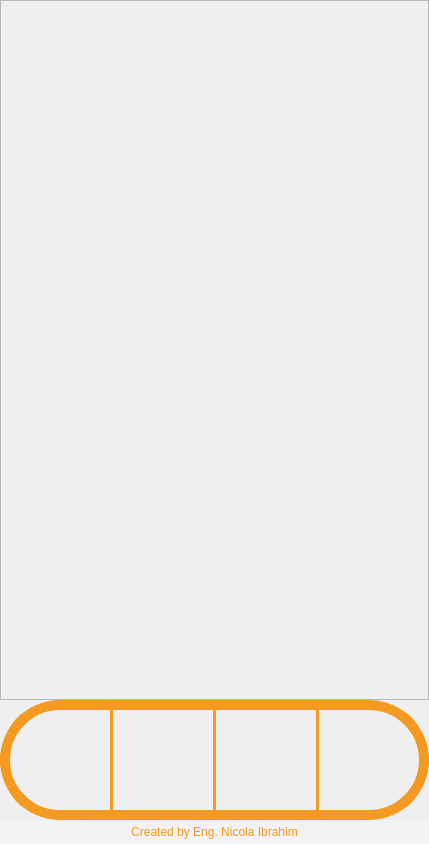
            <widget class="QWidget" name="Main_tab">
             <property name="styleSheet">
              <string notr="true"/>
             </property>
             <attribute name="title">
              <string>Main page</string>
             </attribute>
             <layout class="QGridLayout" name="gridLayout_2">
              <property name="leftMargin">
               <number>0</number>
              </property>
              <property name="topMargin">
               <number>0</number>
              </property>
              <property name="rightMargin">
               <number>0</number>
              </property>
              <property name="bottomMargin">
               <number>0</number>
              </property>
              <property name="spacing">
               <number>0</number>
              </property>
              <item row="1" column="1">
               <widget class="QFrame" name="frame_9">
                <property name="minimumSize">
                 <size>
                  <width>400</width>
                  <height>700</height>
                 </size>
                </property>
                <property name="styleSheet">
                 <string notr="true">#frame_9{
image: url(:/icons/icons/background-removebg-preview (2).png) ;
}</string>
                </property>
                <property name="frameShape">
                 <enum>QFrame::StyledPanel</enum>
                </property>
                <property name="frameShadow">
                 <enum>QFrame::Raised</enum>
                </property>
                <layout class="QGridLayout" name="gridLayout_5">
                 <property name="leftMargin">
                  <number>0</number>
                 </property>
                 <property name="topMargin">
                  <number>0</number>
                 </property>
                 <property name="rightMargin">
                  <number>0</number>
                 </property>
                 <property name="bottomMargin">
                  <number>0</number>
                 </property>
                 <property name="spacing">
                  <number>0</number>
                 </property>
                </layout>
               </widget>
              </item>
              <item row="3" column="1">
               <widget class="QLabel" name="label_17">
                <property name="styleSheet">
                 <string notr="true">QLabel{
	color:rgb(244, 154, 32);
	
	font: 100 italic 13pt &quot;Segoe UI&quot;;
	padding:5px;
	background-color: rgba(255, 255, 255, 40);
}</string>
                </property>
                <property name="text">
                 <string>Created by Eng. Nicola Ibrahim</string>
                </property>
                <property name="alignment">
                 <set>Qt::AlignCenter</set>
                </property>
               </widget>
              </item>
              <item row="2" column="1">
               <widget class="QFrame" name="frame">
                <property name="minimumSize">
                 <size>
                  <width>0</width>
                  <height>100</height>
                 </size>
                </property>
                <property name="maximumSize">
                 <size>
                  <width>600</width>
                  <height>300</height>
                 </size>
                </property>
                <property name="styleSheet">
                 <string notr="true">QFrame{
	border-style: solid;
	border-width: 10px;
	border-radius: 60px;
	
	border-color: rgb(244, 154, 32);
	
	
	background-color: rgba(243, 243, 243,0);

}</string>
                </property>
                <property name="frameShape">
                 <enum>QFrame::StyledPanel</enum>
                </property>
                <property name="frameShadow">
                 <enum>QFrame::Raised</enum>
                </property>
                <layout class="QHBoxLayout" name="horizontalLayout_8">
                 <property name="spacing">
                  <number>0</number>
                 </property>
                 <property name="leftMargin">
                  <number>0</number>
                 </property>
                 <property name="topMargin">
                  <number>0</number>
                 </property>
                 <property name="rightMargin">
                  <number>0</number>
                 </property>
                 <property name="bottomMargin">
                  <number>0</number>
                 </property>
                 <item>
                  <widget class="QPushButton" name="daily_btn">
                   <property name="minimumSize">
                    <size>
                     <width>100</width>
                     <height>100</height>
                    </size>
                   </property>
                   <property name="maximumSize">
                    <size>
                     <width>200</width>
                     <height>16777215</height>
                    </size>
                   </property>
                   <property name="toolTip">
                    <string>Daily</string>
                   </property>
                   <property name="styleSheet">
                    <string notr="true">QPushButton{
	border-style: solid;
	border-right-color:  rgb(172, 159, 184);
	border-width: 0px 0px 0px 0px;
	border-radius: 0px;
	
	padding:10px;
	
	background-color: rgba(243, 243, 243,0);
	
	image:url(:/icons/icons/calendar1.svg);
}


QPushButton:hover{
		border-style: solid;
	border-right-color:  rgb(172, 159, 184);
	border-width: 0px 0px 0px 0px;
	border-radius: 0px;
	
	padding:10px;
	
	background-color:  rgba(230, 230, 230,0);

	image:url(:/icons/icons/calendar2.svg);
}
QPushButton:pressed{
		border-style: solid;
	border-right-color:  rgb(172, 159, 184);
	border-width: 0px 0px 0px 0px;
	border-radius: 0px;
	
	padding:15px;
	

	background-color:  rgba(230, 230, 230,0);

	image:url(:/icons/icons/calendar2.svg);
}
</string>
                   </property>
                   <property name="text">
                    <string/>
                   </property>
                  </widget>
                 </item>
                 <item>
                  <widget class="Line" name="line">
                   <property name="styleSheet">
                    <string notr="true"/>
                   </property>
                   <property name="orientation">
                    <enum>Qt::Vertical</enum>
                   </property>
                  </widget>
                 </item>
                 <item>
                  <widget class="QPushButton" name="archive_btn">
                   <property name="minimumSize">
                    <size>
                     <width>100</width>
                     <height>100</height>
                    </size>
                   </property>
                   <property name="maximumSize">
                    <size>
                     <width>200</width>
                     <height>16777215</height>
                    </size>
                   </property>
                   <property name="toolTip">
                    <string>Archive</string>
                   </property>
                   <property name="styleSheet">
                    <string notr="true">QPushButton{
	border-style: solid;
	border-right-color:  rgb(172, 159, 184);
	border-width: 0px 0px 0px 0px;
	border-radius: 0px;
	
	padding:10px;
	
	background-color:  rgba(230, 230, 230,0);
	
	image:url(:/icons/icons/inbox1.svg);
}


QPushButton:hover{
		border-style: solid;
	border-right-color:  rgb(172, 159, 184);
	border-width: 0px 0px 0px 0px;
	border-radius: 0px;
	
	padding:10px;
	
	background-color:  rgba(230, 230, 230,0);

	image: url(:/icons/icons/inbox2.svg);
}
QPushButton:pressed{
		border-style: solid;
	border-right-color:  rgb(172, 159, 184);
	border-width: 0px 0px 0px 0px;
	border-radius: 0px;
	
	padding:15px;
	

	background-color:  rgba(230, 230, 230,0);

	image: url(:/icons/icons/inbox2.svg);
}
</string>
                   </property>
                   <property name="text">
                    <string/>
                   </property>
                  </widget>
                 </item>
                 <item>
                  <widget class="Line" name="line_2">
                   <property name="orientation">
                    <enum>Qt::Vertical</enum>
                   </property>
                  </widget>
                 </item>
                 <item>
                  <widget class="QPushButton" name="settings_btn">
                   <property name="minimumSize">
                    <size>
                     <width>100</width>
                     <height>100</height>
                    </size>
                   </property>
                   <property name="maximumSize">
                    <size>
                     <width>200</width>
                     <height>16777215</height>
                    </size>
                   </property>
                   <property name="toolTip">
                    <string>Settings</string>
                   </property>
                   <property name="styleSheet">
                    <string notr="true">QPushButton{
	border-style: solid;
	border-right-color:  rgb(172, 159, 184);
	border-width: 0px 0px 0px 0px;
	border-radius: 0px;
	
	padding:10px;
	
	background-color:  rgba(230, 230, 230,0);
	
	image:url(:/icons/icons/settings1.svg);
}


QPushButton:hover{
		border-style: solid;
	border-right-color:  rgb(172, 159, 184);
	border-width: 0px 0px 0px 0px;
	border-radius: 0px;
	
	padding:10px;
	
	background-color:  rgba(230, 230, 230,0);

	image:url(:/icons/icons/settings2.svg);
}
QPushButton:pressed{
		border-style: solid;
	border-right-color:  rgb(172, 159, 184);
	border-width: 0px 0px 0px 0px;
	border-radius: 0px;
	
	padding:15px;
	

	background-color:  rgba(230, 230, 230,0);

	image:url(:/icons/icons/settings2.svg);
}
</string>
                   </property>
                  </widget>
                 </item>
                 <item>
                  <widget class="Line" name="line_3">
                   <property name="orientation">
                    <enum>Qt::Vertical</enum>
                   </property>
                  </widget>
                 </item>
                 <item>
                  <widget class="QPushButton" name="exit_btn">
                   <property name="minimumSize">
                    <size>
                     <width>100</width>
                     <height>100</height>
                    </size>
                   </property>
                   <property name="maximumSize">
                    <size>
                     <width>200</width>
                     <height>16777215</height>
                    </size>
                   </property>
                   <property name="toolTip">
                    <string>Exit</string>
                   </property>
                   <property name="styleSheet">
                    <string notr="true">QPushButton{
	border-style: solid;
	border-right-color:  rgb(172, 159, 184);
	border-width: 0px 0px 0px 0px;
	border-radius: 0px;
	
	padding:15px;
	
	background-color:  rgba(230, 230, 230,0);
	
	image:url(:/icons/icons/logout1.svg);
}


QPushButton:hover{
		border-style: solid;
	border-right-color:  rgb(172, 159, 184);
	border-width: 0px 0px 0px 0px;
	border-radius: 0px;
	
	padding:15px;;
	
	background-color:  rgba(230, 230, 230,0);

	image:url(:/icons/icons/logout2.svg);
}
QPushButton:pressed{
		border-style: solid;
	border-right-color:  rgb(172, 159, 184);
	border-width: 0px 0px 0px 0px;
	border-radius: 0px;
	
	padding:20px;
	

	background-color:  rgba(230, 230, 230,0);

	image:url(:/icons/icons/logout2.svg);
}
</string>
                   </property>
                   <property name="text">
                    <string/>
                   </property>
                  </widget>
                 </item>
                </layout>
               </widget>
              </item>
             </layout>
            </widget>
